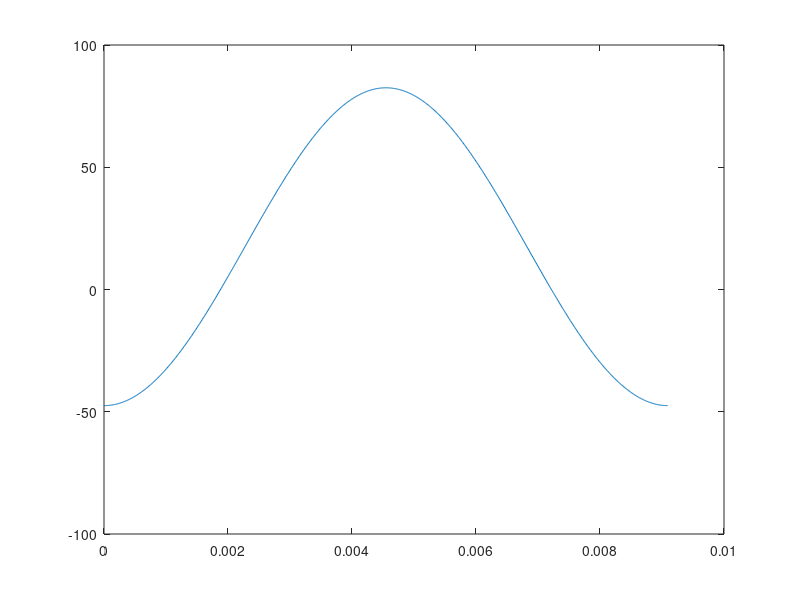

Recreate this plot in MATLAB. (Note: this script raises an error after producing the figure.)

%% This code was made to verify if there is a difference between using subscribed angles vs actual data
%based on the ang vel, i found out that both methods give us the same
%angular velocity. Based on this I can assume angular velocity values are
%not wrong
time=linspace(0,2,991)/220;
phi=-65*cos(3.14*220*time)+(65-47.5);
plot(time,phi)
hold on
plot(time,phi_f)
figure
phi_dot=diff(phi)/(time(2)-time(1));
plot(time(1:end-1),phi_dot)
hold on
plot(time(1:end-1),phi_dotf)
%% find the lift force based on this data
F_lift_test =1.22*0.5*(phi_dot*1.5/2000*3.14/180).^2*1.5/1000;
figure
plot(F_lift_test)
figure
F_lift_test_2 =1.22*0.5*(phi_dotf*1.5/2000*3.14/180).^2*1.5/1000;
plot(F_lift_test_2)